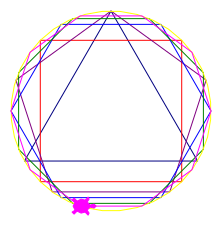

Write the Python code that produced this figure.
#!/usr/bin/python3

# trigonometry, list, dictionary, function, input, iteration
# http://www.k6-geometric-shapes.com/polygons.html
# http://www.printable-math-worksheets.com/celtic-design.html
# http://mekanizmalar.com/cardan_gear.html

import turtle,math,canvasvg
def drawPolygon(t,x,y,sides,radius):
  angle = 360/sides
  step_app = radius * 2 * 3.14 * angle /360
  step = radius * 2 * math.sin(math.pi/180 * angle/2)
  start_angle= -90 - angle/2
  t.up()
  t.goto(x+radius*math.cos(math.pi/180*start_angle),y+radius*math.sin(math.pi/180*start_angle))
  t.down()
  t.seth(90)
  for x in range(0,sides): 
     t.forward(step) 
     t.left(angle)
  
turtle.clearscreen()
turtle.tracer(0,0)
canvas=500
# sides = input('# of sides?')
# radius = input('radius?')
sides = [3,4,5,6,8,10,36]
colors = ['navy','red','purple','blue','green','magenta','yellow']
dictionary = dict(zip(sides,colors))
print(dictionary)
radius=canvas/5
turtle.setup(canvas,canvas,0,0)
t=turtle.Pen()
for side,color in dictionary.items(): 
 t.color(color) 
 drawPolygon (t,0,0,side,radius)

turtle.update()
canvasvg.saveall("polygon.svg",turtle.Screen()._canvas)
turtle.exitonclick()
